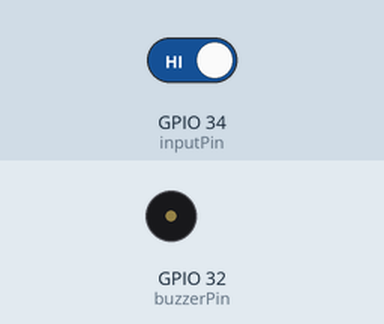
Simulated run of this sketch. Board: ESP32. Shown: buzzer (waves = sounding, pin HIGH). The inputs (shaded band) are chosen by the test bench; at power-on: GPIO 34 (inputPin) HIGH. WiFi joins after 1.5 s; servers stay silent unless stated.

Above: at 2.7 s.
2.8 s: GPIO 34 (inputPin) driven LOW
At 5.6 s:
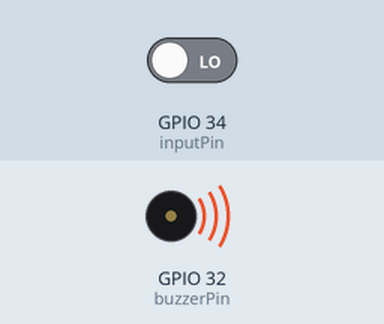
5.8 s: GPIO 34 (inputPin) driven HIGH
At 7.2 s:
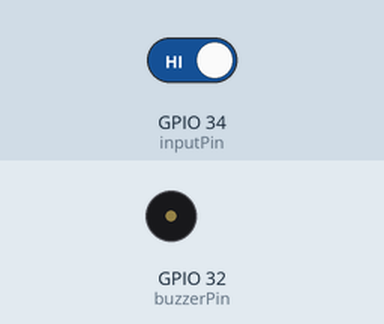
Timing chart, 0 to 8.8 s (numbered marks = the images above; inputs shaded):
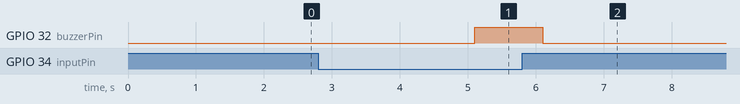

Measured:
- after the input at 2.8 s, GPIO 32 (buzzerPin): LOW → HIGH after 2.3 s
- after the input at 5.8 s, GPIO 32 (buzzerPin): HIGH → LOW after 0.30 s

The sketch:

AntiSleepGlasses.ino
```cpp
#include <Arduino.h>
#include <WiFi.h>
#include <Firebase_ESP_Client.h>
#include <addons/TokenHelper.h>
#include <addons/RTDBHelper.h>


/* 1. Define the WiFi credentials */
#define WIFI_SSID "ZTE_2.4G_kEu6M7"
#define WIFI_PASSWORD "VK37M2vR"
#define API_KEY "AIzaSyDEd7DgmMBGQCf5uuBXFiclLRcAw9jmhyU"
#define DATABASE_URL "https://anti-sleep-glasses-default-rtdb.asia-southeast1.firebasedatabase.app/"

#define inputPin 34
#define buzzerPin 32

FirebaseData fbdo, fbdo_s1;
FirebaseAuth auth;
FirebaseConfig config;

unsigned long sendDataPrevMillis = 0;
unsigned long inputHighStartTime = 0; // To track when the input goes HIGH
bool signupOK = false;
bool isBuzzerOn = false;
bool flag = false;
int IRSensor = 0;

void setup(){
    pinMode(inputPin, INPUT);
    pinMode(buzzerPin, OUTPUT);

    WiFi.begin(WIFI_SSID, WIFI_PASSWORD);
    while (WiFi.status() != WL_CONNECTED)
    {
    }

    config.api_key = API_KEY;
    config.database_url = DATABASE_URL;
    if (Firebase.signUp(&config, &auth, "", ""))
    {
        signupOK = true;
    }
    config.token_status_callback = tokenStatusCallback;
    Firebase.begin(&config, &auth);
    Firebase.reconnectWiFi(true);

    //stream
    // Firebase.RTDB.beginStream(&fbdo_s1, "isBuzzerOn");
}

void loop(){
      IRSensor = digitalRead(inputPin);
        //Buzzer Function
        if (IRSensor == LOW) {
          if (inputHighStartTime == 0) { // If the input has just gone HIGH
            inputHighStartTime = millis(); // Record the time
          }else if ((millis() - inputHighStartTime) >= 2000) { // Check if it's been high for 2 seconds
            digitalWrite(buzzerPin, HIGH); // Turn the buzzer on
            isBuzzerOn = true;
          }
        }else {
          inputHighStartTime = 0;
          digitalWrite(buzzerPin, LOW);
          isBuzzerOn = false;
        }

    //Send Data
    if (Firebase.ready() && signupOK && (millis() - sendDataPrevMillis > 1000 || sendDataPrevMillis == 0) ){
        sendDataPrevMillis = millis();
        //Store Data
        flag = !flag;
        Firebase.RTDB.setInt(&fbdo, "/Users/E9KHvYFHCTRlsLcKkZgDfl36ksD3/ir_data", IRSensor);
        Firebase.RTDB.setBool(&fbdo, "/Users/E9KHvYFHCTRlsLcKkZgDfl36ksD3/isBuzzerOn", isBuzzerOn);
        Firebase.RTDB.setBool(&fbdo, "/Users/E9KHvYFHCTRlsLcKkZgDfl36ksD3/isFlag", flag);
        Firebase.RTDB.setBool(&fbdo, "/Users/E9KHvYFHCTRlsLcKkZgDfl36ksD3/isOnline", true);
    }

    //Read Data
    // if (Firebase.ready() && signupOK){
    //   Firebase.RTDB.readStream(&fbdo_s1);
    //   if(fbdo_s1.streamAvailable()){
    //       if(fbdo_s1.boolData()){
    //         Serial.println("The User is Drowsy");
    //       }else{
    //         Serial.println("The User is Awake");
    //       }
    //   }
    // }
}
```
